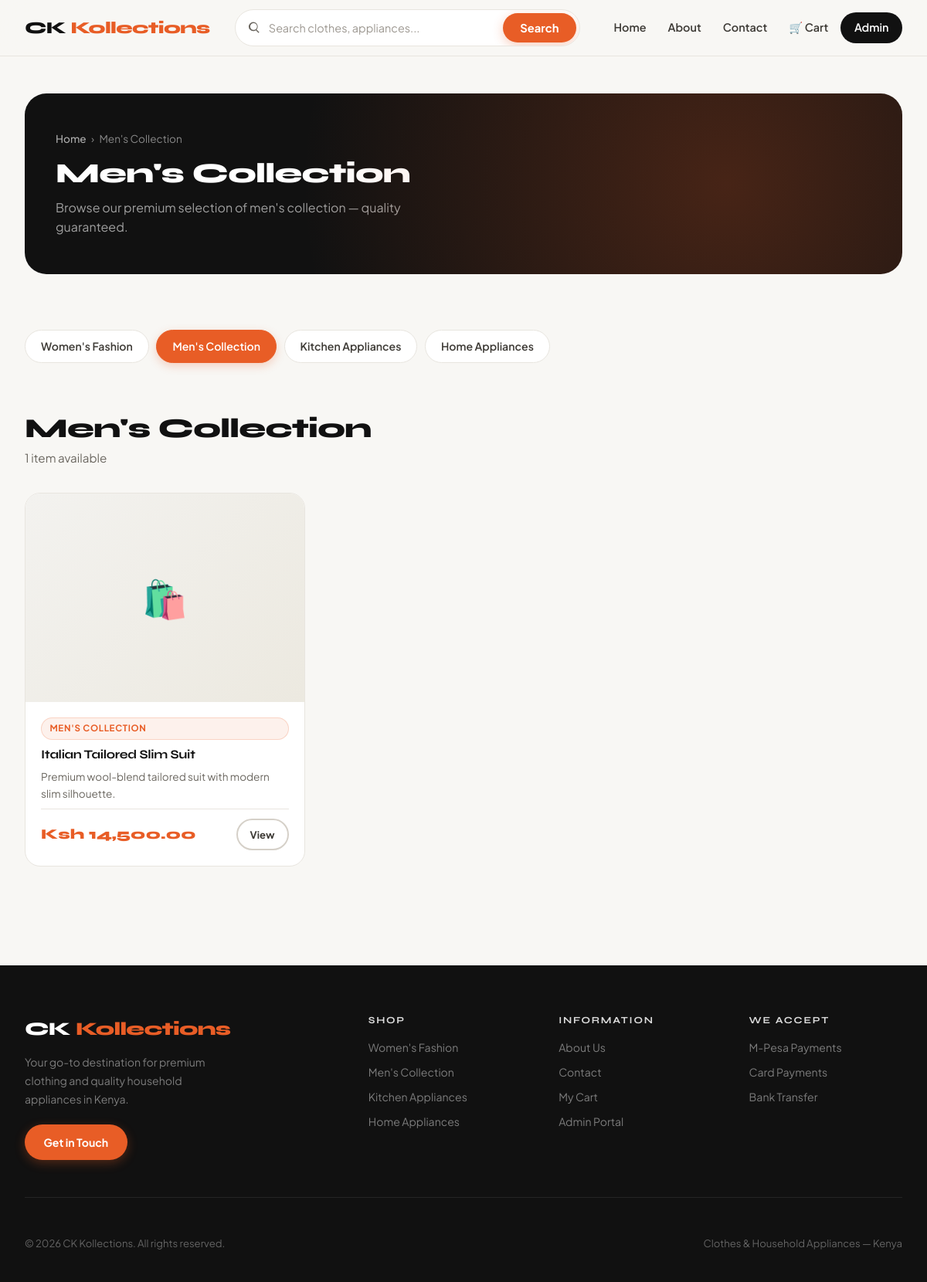
The app's page /category.php?slug=mens-collection with its own data.
### tables this page shows
CREATE TABLE IF NOT EXISTS categories (
  id INT AUTO_INCREMENT PRIMARY KEY,
  name VARCHAR(255) NOT NULL,
  slug VARCHAR(255) NOT NULL UNIQUE,
  display_order INT NOT NULL DEFAULT 0
);

CREATE TABLE IF NOT EXISTS products (
  id INT AUTO_INCREMENT PRIMARY KEY,
  category_id INT NOT NULL,
  name VARCHAR(255) NOT NULL,
  short_description TEXT NOT NULL,
  description TEXT NOT NULL,
  price DECIMAL(10,2) NOT NULL,
  image VARCHAR(255) NOT NULL,
  created_at TIMESTAMP DEFAULT CURRENT_TIMESTAMP,
  updated_at TIMESTAMP DEFAULT CURRENT_TIMESTAMP ON UPDATE CURRENT_TIMESTAMP,
  FOREIGN KEY (category_id) REFERENCES categories(id) ON DELETE CASCADE
);

### includes/functions.php (called while the page is built, shortened)
<?php
function getDbConnection() {
    static $pdo;
    if ($pdo !== null) {
        return $pdo;
    }
    $config = getConfig();
    $host = $config['MYSQL_HOST'] ?? '127.0.0.1';
    $db = $config['MYSQL_DATABASE'] ?? 'alcy_42591217_ckkollection';
    $user = $config['MYSQL_USER'] ?? 'root';
    $pass = $config['MYSQL_PASSWORD'] ?? '';
    $dsn = sprintf('mysql:host=%s;dbname=%s;charset=utf8mb4', $host, $db);
    try {
        $pdo = new PDO($dsn, $user, $pass, [
            PDO::ATTR_ERRMODE => PDO::ERRMODE_EXCEPTION,
            PDO::ATTR_DEFAULT_FETCH_MODE => PDO::FETCH_ASSOC,
            PDO::ATTR_TIMEOUT => 3,
        ]);
    } catch (PDOException $e) {
        if ($host !== '127.0.0.1' && $host !== 'localhost') {
            try {
                $localDsn = sprintf('mysql:host=127.0.0.1;dbname=%s;charset=utf8mb4', $db);
                $pdo = new PDO($localDsn, 'root', '', [
                    PDO::ATTR_ERRMODE => PDO::ERRMODE_EXCEPTION,
                    PDO::ATTR_DEFAULT_FETCH_MODE => PDO::FETCH_ASSOC,
                ]);
            } catch (PDOException $fallbackError) {
                try {
                    $serverPdo = new PDO('mysql:host=127.0.0.1;charset=utf8mb4', 'root', '', [
                        PDO::ATTR_ERRMODE => PDO::ERRMODE_EXCEPTION,
                    ]);
                    $serverPdo->exec("CREATE DATABASE IF NOT EXISTS `$db` CHARACTER SET utf8mb4 COLLATE utf8mb4_unicode_ci");
                    $pdo = new PDO($localDsn, 'root', '', [
                        PDO::ATTR_ERRMODE => PDO::ERRMODE_EXCEPTION,
                        PDO::ATTR_DEFAULT_FETCH_MODE => PDO::FETCH_ASSOC,
                    ]);
                } catch (PDOException $createError) {
                    renderDbErrorScreen($e->getMessage(), $host);
                    exit;
                }
            }
        } else {
            try {
                $serverPdo = new PDO('mysql:host=127.0.0.1;charset=utf8mb4', $user, $pass, [
                    PDO::ATTR_ERRMODE => PDO::ERRMODE_EXCEPTION,
                ]);
                $serverPdo->exec("CREATE DATABASE IF NOT EXISTS `$db` CHARACTER SET utf8mb4 COLLATE utf8mb4_unicode_ci");
                $pdo = new PDO($dsn, $user, $pass, [
                    PDO::ATTR_ERRMODE => PDO::ERRMODE_EXCEPTION,
                    PDO::ATTR_DEFAULT_FETCH_MODE => PDO::FETCH_ASSOC,
                ]);
            } catch (PDOException $finalErr) {
                renderDbErrorScreen($e->getMessage(), $host);
                exit;
            }
        }
    }
    return $pdo;
}
function getCategories() {
    $pdo = getDbConnection();
    $stmt = $pdo->query('SELECT id, name, slug, display_order FROM categories ORDER BY display_order ASC, name ASC');
    return $stmt->fetchAll();
}
function getProducts($categorySlug = null, $search = null) {
    $pdo = getDbConnection();
    $sql = 'SELECT p.id, p.name, p.short_description, p.description, p.price, p.image, c.slug AS category_slug, c.name AS category_name
            FROM products p
            JOIN categories c ON p.category_id = c.id';
    $params = [];
    if ($categorySlug !== null && $categorySlug !== '') {
        $sql .= ' WHERE c.slug = :slug';
        $params['slug'] = $categorySlug;
    }
    $sql .= ' ORDER BY p.id DESC';
    $stmt = $pdo->prepare($sql);
    $stmt->execute($params);
    return $stmt->fetchAll();
}
?>

### category.php (the view, shortened to what this page needs)
<?php
require_once __DIR__ . '/includes/functions.php';
$slug = $_GET['slug'] ?? null;
$categories = getCategories();
$products   = getProducts($slug);
$category   = null;
foreach ($categories as $cat) {
    if ($cat['slug'] === $slug) { $category = $cat; break; }
}
include __DIR__ . '/includes/header.php';
?>
<main class="page-content">
  <div class="page-banner">
    <div class="breadcrumb">
      <a href="/index.php">Home</a> › <span><?php echo htmlspecialchars($category['name']); ?></span>
    </div>
    <h1><?php echo htmlspecialchars($category['name']); ?></h1>
    <p>Browse our premium selection of <?php echo strtolower(htmlspecialchars($category['name'])); ?> — quality guaranteed.</p>
  </div>
  <section class="category-pills" style="margin-bottom:2rem;">
    <div class="pill-list">
      <?php foreach ($categories as $cat): ?>
        <a class="pill <?php echo ($cat['slug'] === $slug) ? 'active-pill' : ''; ?>"
           href="category.php?slug=<?php echo urlencode($cat['slug']); ?>">
          <?php echo htmlspecialchars($cat['name']); ?>
        </a>
      <?php endforeach; ?>
    </div>
  </section>
  <section>
    <?php if (empty($products)): ?>
      <div class="empty-box">
        <div class="empty-icon">🛍️</div>
        <h3>No products yet</h3>
        <p>This department doesn't have any products listed yet. Check back soon!</p>
        <a href="/index.php" class="button button-primary">Back to Homepage</a>
      </div>
    <?php else: ?>
      <div class="section-header">
        <div>
          <h2><?php echo htmlspecialchars($category['name']); ?></h2>
          <p><?php echo count($products); ?> item<?php echo count($products) !== 1 ? 's' : ''; ?> available</p>
        </div>
      </div>
      <div class="product-grid">
        <?php foreach ($products as $product): ?>
          <article class="product-card">
            <div class="product-card-img-wrap">
            </div>
            <div class="product-card-body">
              <span class="badge badge-category"><?php echo htmlspecialchars($category['name']); ?></span>
              <h3><?php echo htmlspecialchars($product['name']); ?></h3>
              <p><?php echo htmlspecialchars($product['short_description']); ?></p>
              <div class="product-meta">
                <span class="price">Ksh <?php echo number_format($product['price'], 2); ?></span>
                <a class="button button-secondary" style="padding:0.5rem 1rem;font-size:0.82rem;" href="product.php?id=<?php echo $product['id']; ?>">View</a>
              </div>
            </div>
          </article>
        <?php endforeach; ?>
      </div>
    <?php endif; ?>
  </section>
</main>
<?php include __DIR__ . '/includes/footer.php'; ?>

### records on screen
categories: name "Men's Collection", name "men's collection"
categories: name "Women's Fashion"
categories: name "Kitchen Appliances"
categories: name "Home Appliances"
products: category.name "MEN'S COLLECTION", name "Italian Tailored Slim Suit", short_description "Premium wool-blend tailored suit with modern slim silhouette.", price "14,500.00"

### other values on screen
count($products) "1"
